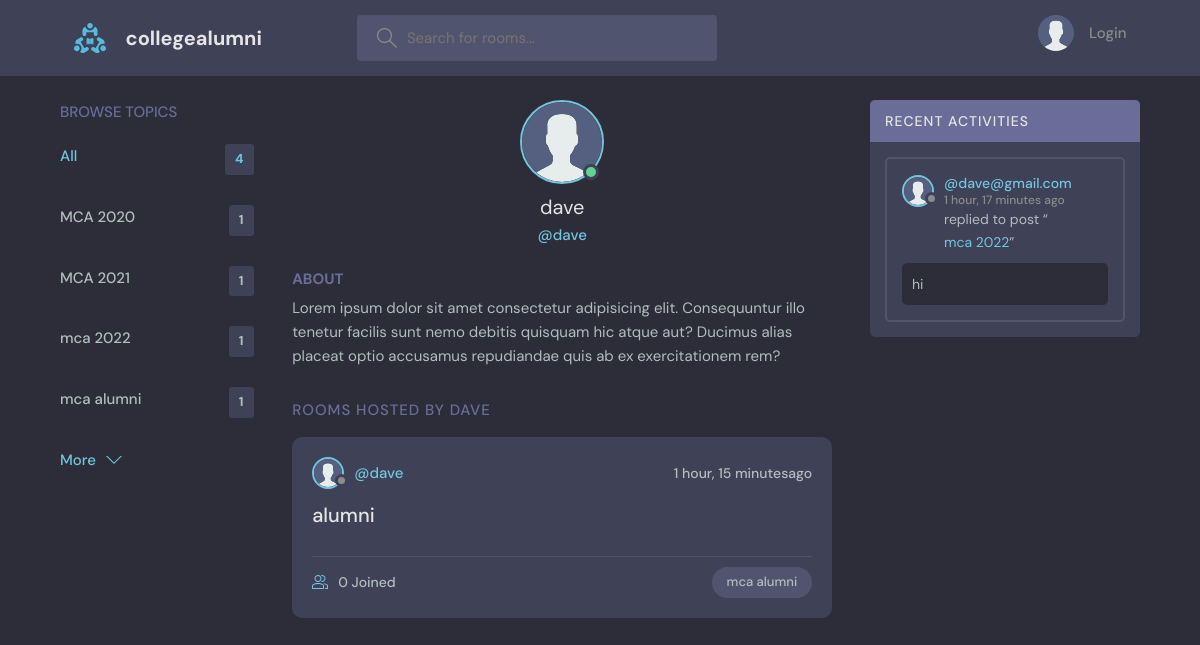
Screenshot of /profile/3/ with the database file from the repository.
### base/models.py (models this page shows, shortened)
class Topic(models.Model):
    name=models.CharField(max_length=200)

class User(AbstractUser):
    name = models.CharField(max_length=200,null=True)
    email= models.EmailField(null=True,unique=True)
    bio=models.TextField(null=True)
    avatar=models.ImageField(null=True, default='avatar.svg')
    USERNAME_FIELD='email'
    REQUIRED_FIELDS=[]

class Room(models.Model):
    host=models.ForeignKey(User,on_delete=models.SET_NULL,null=True)
    topic=models.ForeignKey(Topic,on_delete=models.SET_NULL,null=True)
    name=models.CharField(max_length=200)
    description=models.TextField(null=True,blank=True)
    participants=models.ManyToManyField(User,related_name='participants',blank=True)
    updated=models.DateTimeField(auto_now=True)
    created=models.DateTimeField(auto_now_add=True)
    def __str__(self):
        return self.name
    class Meta:
        ordering=['-updated','-created']

class Message(models.Model):
    user=models.ForeignKey(User,on_delete=models.CASCADE)
    room=models.ForeignKey(Room,on_delete=models.CASCADE)
    body=models.TextField()
    updated=models.DateTimeField(auto_now=True)
    created=models.DateTimeField(auto_now_add=True)
    def __str__(self):
        return self.body[0:50]
    class Meta:
        ordering=['-updated','-created']

### base/views.py (the view)
# urls.py: path('profile/<str:pk>/', views.userProfile,name="user-Profile"),
def userProfile(request,pk):
    user=User.objects.get(id=pk)
    rooms=user.room_set.all()
    room_messages=user.message_set.all()
    topic=Topic.objects.all()
    context={'user':user,'rooms':rooms,'room_messages':room_messages,'topics':topic}
    return render(request,'base/profile.html',context)

### base/templates/base/profile.html (shortened to what this page needs)
    {% extends 'main.html'%}
    {%block content%}
  <main class="profile-page layout layout--3">
    <div class="container">
      {%include 'base/topics_components.html'%}
      <div class="roomList">
        <div class="profile">
          <div class="profile__avatar">
            <div class="avatar avatar--large active">
              <img src={{user.avatar.url}} />
            </div>
          </div>
          <div class="profile__info">
            <h3>{{user.username}}</h3>
            <p>@{{user.username}}</p>
          </div>
          <div class="profile__about">
            <h3>About</h3>
            <p>
              Lorem ipsum dolor sit amet consectetur adipisicing elit. Consequuntur illo tenetur
              facilis sunt nemo debitis quisquam hic atque aut? Ducimus alias placeat optio
              accusamus repudiandae quis ab ex exercitationem rem?
            </p>
          </div>
        </div>
        <div class="roomList__header">
          <div>
            <h2> Rooms Hosted by {{user.username}}</a>
            </h2>
          </div>
        </div>
        {%include 'base/feed_component.html'%}
      </div>
      {%include 'base/activity_component.html'%}
    </div>
  </main>
  {%endblock content%}

### base/templates/base/topics_components.html
<div class="topics">
    <div class="topics__header">
      <h2>Browse Topics</h2>
    </div>
    <ul class="topics__list">
      <li>
        <a href="{% url 'home'%}" class="active">All <span>{{topics.count}}</span></a>
      </li>
      {%for topic in topics%}
      <li>
        <a href="{%url 'home'%}?q={{topic.name}}">{{topic.name}} <span>{{topic.room_set.all.count}}</span></a>
      </li>
      {%endfor%}
    </ul>
    <a class="btn btn--link" href="{% url 'topics'%}">
      More
      <svg version="1.1" xmlns="http://www.w3.org/2000/svg" width="32" height="32" viewBox="0 0 32 32">
        <title>chevron-down</title>
        <path d="M16 21l-13-13h-3l16 16 16-16h-3l-13 13z"></path>
      </svg>
    </a>
  </div>

### base/templates/base/feed_component.html (shortened to what this page needs)
{%for room in rooms%}
<div class="roomListRoom">
    <div class="roomListRoom__header">
      <a href="{% url 'user-Profile' room.host.id%}" class="roomListRoom__author">
        <div class="avatar avatar--small">
          <img src={{room.host.avatar.url}} />
        </div>
        <span>@{{room.host.username}}</span>
      </a>
      <div class="roomListRoom__actions">
        <span>{{room.created|timesince}}ago</span>
      </div>
    </div>
    <div class="roomListRoom__content">
      <a href="{% url 'room' room.id%}">{{room.name}}</a>
    </div>
    <div class="roomListRoom__meta">
      <a href="{% url 'room' room.id%}" class="roomListRoom__joined">
        {{room.participants.all.count}} Joined
      </a>
      <p class="roomListRoom__topic">{{room.topic.name}}</p>
    </div>
  </div>
  {%endfor%}

### base/templates/base/activity_component.html (shortened to what this page needs)
<div class="activities">
     <div class="activities__header">
       <h2>Recent Activities</h2>
     </div>
     {% for message in room_messages%}
     <div class="activities__box">
       <div class="activities__boxHeader roomListRoom__header">
         <a href="{%url 'user-Profile' message.user.id%}" class="roomListRoom__author">
           <div class="avatar avatar--small">
             <img src={{message.user.avatar.url}} />
           </div>
           <p>
               @{{message.user}}
             <span>{{message.created|timesince}} ago</span>
           </p>
         </a>
       </div>
       <div class="activities__boxContent">
         <p>replied to post “<a href="{%url 'room' message.room.id%}">
           {{message.room}}</a>”</p>
         <div class="activities__boxRoomContent">
           {{message.body}}
         </div>
       </div>
     </div>
     {%endfor%}
   </div>

### rows the page displays
Topic: name "MCA 2020", room_set.all.count "1"
Topic: name "MCA 2021", room_set.all.count "1"
Topic: name "mca 2022", room_set.all.count "1"
Topic: name "mca alumni", room_set.all.count "1"
User: avatar (placeholder picture), username "dave", username "DAVE"
Room: host.avatar (placeholder picture), host.username "dave", created "1 hour, 15 minutes", name "alumni", participants.all.count "0", topic.name "mca alumni"
Message: user.avatar (placeholder picture), user "dave@gmail.com", created "1 hour, 17 minutes", room "mca 2022", body "hi"

### other values shown
{{ topics.count }} "4"
